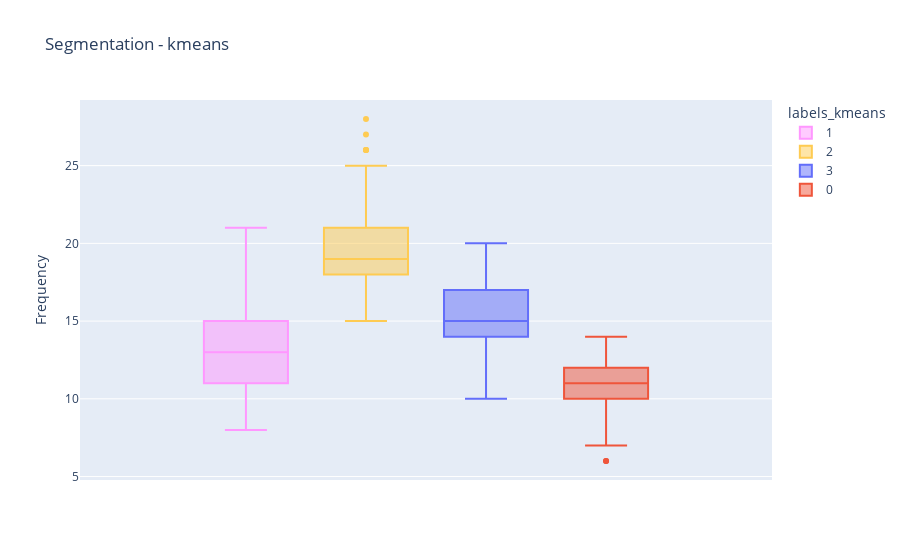

The notebook cell this image was saved under:
### Code cell
fig = px.box(rfm, y='frequency', color='labels_kmeans', 
             title = 'Segmentation - kmeans',
             category_orders={'group': ['1','2','3','4','5','6','7','8']},
             color_discrete_map={'1':'#684cf6','2':'#90dde0','3':'#447FF5','4':'#78e591','5':'#1e5274',
                                 '6':'#FFE343','7':'#9EFF43','8':'#4AC3FF'},
             labels={'recency_t':'Recency', 
                     'frequency':'Frequency', 
                     'monetary':'Monetary', 
                     'group':'Group',
                     'segment':'Segment'
                    })
fig.show()

### Figure 1 — Plotly figure (JSON) as saved in the notebook; plotly's stock layout.template omitted (floating-point values rounded to 4 significant figures; data arrays with more than 128 entries replaced by an {"elided": "..."} marker saying what was removed)
{"data": [{"alignmentgroup": "True", "hovertemplate": "labels_kmeans=1<br>Frequency=%{y}<extra></extra>", "legendgroup": "1", "marker": {"color": "#FF97FF"}, "name": "1", "notched": false, "offsetgroup": "1", "orientation": "v", "showlegend": true, "type": "box", "x0": " ", "xaxis": "x", "y": [13, 14, 13, 11, 15, 17, 14, 16, 12, 14, 9, 13, 10, 14, 12, 15, 12, 16, 13, 11, 14, 12, 14, 10, 14, 11, 15, 12, 11, 15, 10, 17, 15, 12, 11, 18, 12, 17, 14, 13, 13, 12, 12, 16, 9, 12, 11, 18, 11, 14, 10, 8, 21, 15, 13, 11, 15, 17, 16, 16, 11, 14, 9, 15, 15, 12, 12, 12, 9, 15, 11, 10, 13, 12, 17], "y0": " ", "yaxis": "y"}, {"alignmentgroup": "True", "hovertemplate": "labels_kmeans=2<br>Frequency=%{y}<extra></extra>", "legendgroup": "2", "marker": {"color": "#FECB52"}, "name": "2", "notched": false, "offsetgroup": "2", "orientation": "v", "showlegend": true, "type": "box", "x0": " ", "xaxis": "x", "y": {"elided": "167 int values"}, "y0": " ", "yaxis": "y"}, {"alignmentgroup": "True", "hovertemplate": "labels_kmeans=3<br>Frequency=%{y}<extra></extra>", "legendgroup": "3", "marker": {"color": "#636efa"}, "name": "3", "notched": false, "offsetgroup": "3", "orientation": "v", "showlegend": true, "type": "box", "x0": " ", "xaxis": "x", "y": {"elided": "249 int values"}, "y0": " ", "yaxis": "y"}, {"alignmentgroup": "True", "hovertemplate": "labels_kmeans=0<br>Frequency=%{y}<extra></extra>", "legendgroup": "0", "marker": {"color": "#EF553B"}, "name": "0", "notched": false, "offsetgroup": "0", "orientation": "v", "showlegend": true, "type": "box", "x0": " ", "xaxis": "x", "y": {"elided": "144 int values"}, "y0": " ", "yaxis": "y"}], "layout": {"boxmode": "group", "legend": {"title": {"text": "labels_kmeans"}, "tracegroupgap": 0}, "title": {"text": "Segmentation - kmeans"}, "xaxis": {"anchor": "y", "domain": [0, 1]}, "yaxis": {"anchor": "x", "domain": [0, 1], "title": {"text": "Frequency"}}}}
